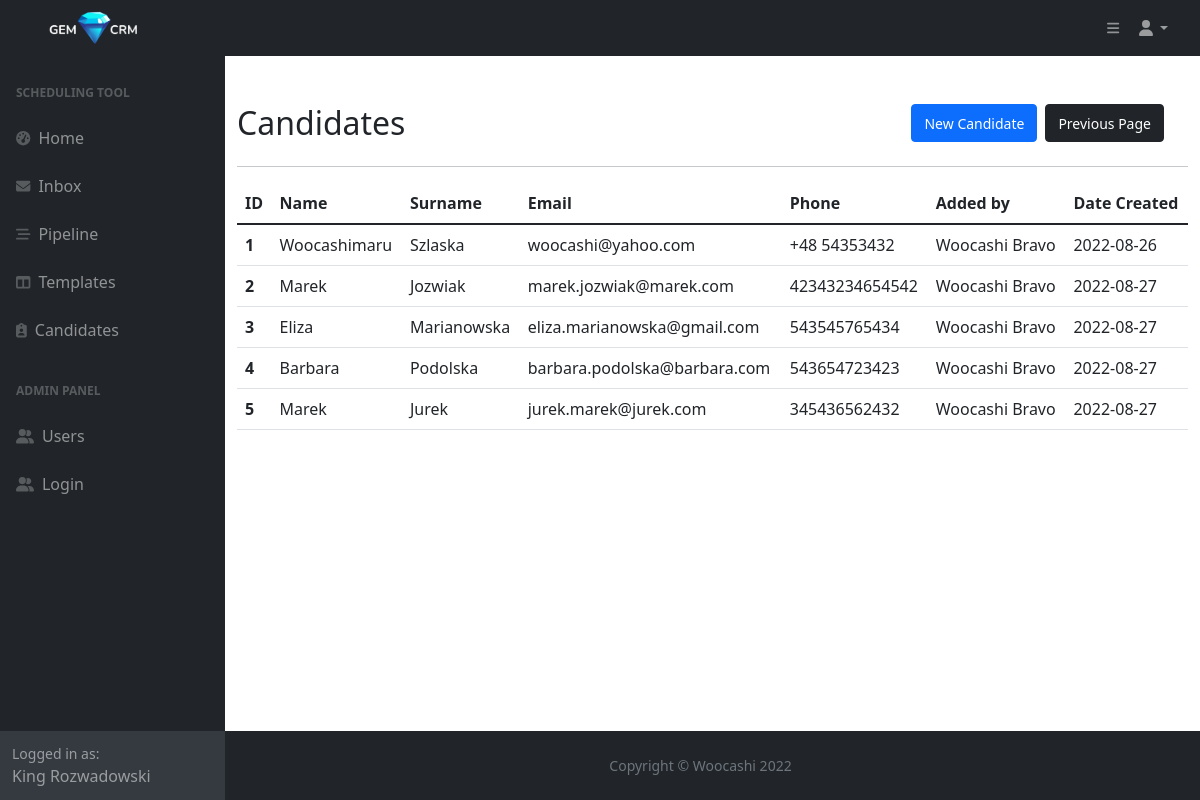
The page /candidates (signed in) on the database its author committed.
### main.py (models this page shows)
class User(db.Model, UserMixin, Base):
    __tablename__="users"
    id = db.Column(db.Integer, primary_key=True)
    first_name = db.Column(db.String, nullable=False)
    last_name = db.Column(db.String, nullable=False)
    full_name = db.Column(db.String, nullable=False)
    email = db.Column(db.String, nullable=False, unique=True)
    phone = db.Column(db.String, nullable=False)
    type = db.Column(db.String, nullable=False)
    password = db.Column(db.String, nullable=False)
    templates = relationship("Template", back_populates="created_by")
    candidates = relationship("Candidate", back_populates="created_by")
    tasks_sent = relationship("Task", primaryjoin="User.id==Task.sender_id", back_populates="from_user")
    tasks_received = relationship("Task", primaryjoin="User.id==Task.recipient_id", back_populates="to_user")
    tasks_delegated = relationship("Task", primaryjoin="User.id==Task.delegate_id", back_populates="delegated_by")
    message = relationship("Message", primaryjoin="Message.user_id==User.id", back_populates="user")

class Candidate(db.Model, Base):
    __tablename__="candidates"
    id = db.Column(db.Integer, primary_key=True)
    first_name = db.Column(db.String, nullable=False)
    last_name = db.Column(db.String, nullable=False)
    full_name = db.Column(db.String, nullable=False)
    email = db.Column(db.String, nullable=False, unique=True)
    phone = db.Column(db.String, nullable=False)
    cv = db.Column(db.String, nullable=True)
    owner_id = Column(Integer, ForeignKey('users.id'))
    created_by = relationship("User", back_populates="candidates")
    created_date = db.Column(db.Date, nullable=False)
    tasks = relationship("Task", back_populates="candidate")
    message = relationship("Message", primaryjoin="Message.candidate_id==Candidate.id", back_populates="candidate")

### main.py (the view)
@app.route('/candidates')
@login_required
def candidates():
    candidates = db.session.query(Candidate).all()
    return render_template('candidates.html', candidates=candidates, current_user=current_user)

### main.py (called while the page is built)
@login_manager.user_loader
def load_user(user_id):
    try:
        return User.query.get(user_id)
    except:
        return None

### templates/candidates.html
{% import "bootstrap/wtf.html" as wtf %}
{% include 'header.html' %}
	<main>
		<div class="container mt-4">
			<div class="row d-flex align-items-center">
				<div class="row d-flex justify-content-between">
					<div class="col">
						<h2 class="mt-4">Candidates</h2>
					</div>
					<div class="col d-flex justify-content-end mt-4">
						<span><a class="btn btn-primary ms-2" href="{{url_for('candidates_new', form=form)}}"><small>New Candidate</small></a></span>
						<span><a class="btn btn-dark ms-2" href="javascript:history.back()"><small>Previous Page</small></a></span>
					</div>
				</div>
			</div>
			<hr>
			{% if candidates|length == 0 %}
			<p>There are no candidates registered in this CRM environment</p>
			{% else %}
			<table class="table">
				  <thead>
				    <tr>
				      <th scope="col">ID</th>
				      <th scope="col">Name</th>
				      <th scope="col">Surname</th>
				      <th scope="col">Email</th>
					    <th scope="col">Phone</th>
					    <th scope="col">Added by</th>
					    <th scope="col">Date Created</th>
				    </tr>
				  </thead>
				  <tbody>
				  {% for candidate in candidates %}
				    <tr>
				      <th scope="row">{{candidate.id}}</th>
				      <td>{{candidate.first_name}}</td>
				      <td>{{candidate.last_name}}</td>
				      <td>{{candidate.email}}</td>
					    <td>{{candidate.phone}}</td>
					    <td>{{candidate.created_by.full_name}}</td>
					    <td>{{candidate.created_date}}</td>
				    </tr>
				  {% endfor %}
				  </tbody>
				</table>
			{% endif %}
		</div>
	</main>
{% include 'footer.html' %}

### templates/header.html (shortened to what this page needs)
<!DOCTYPE html>
<html lang="en">
    <head>
        <link href="https://cdn.jsdelivr.net/npm/simple-datatables@latest/dist/style.css" rel="stylesheet" />
        <link href="{{ url_for('static', filename='css/styles.css') }}" rel="stylesheet" />
    </head>
    <body class="sb-nav-fixed">
        <nav class="sb-topnav d-flex justify-content-between navbar navbar-expand navbar-dark bg-dark">
                <a class="navbar-brand ps-3" href="{{ url_for('home') }}"><img class="img-fluid gem-logo" src="{{url_for('static', filename='assets/img/logo-white.png')}}" alt="logo"></a>
                 <div class="d-flex">
                <button class="btn btn-link btn-sm order-1 order-lg-0 me-4 me-lg-0" id="sidebarToggle" ><i class="fas fa-bars"></i></button>
            <ul class="navbar-nav ms-auto ms-md-0 me-3 me-lg-4">
                <li class="nav-item dropdown">
                    <a class="nav-link dropdown-toggle" id="navbarDropdown" href="#" role="button" data-bs-toggle="dropdown" aria-expanded="false"><i class="fas fa-user fa-fw"></i></a>
                </li>
            </ul>
                </div>
        </nav>
        <div id="layoutSidenav">
            <div id="layoutSidenav_nav">
                <nav class="sb-sidenav accordion sb-sidenav-dark" id="sidenavAccordion">
                    <div class="sb-sidenav-menu">
                        <div class="nav">
                            <div class="sb-sidenav-menu-heading">Scheduling tool</div>
                            <a class="nav-link" href={{url_for('home')}}>
                                <div class="sb-nav-link-icon"><i class="fas fa-tachometer-alt"></i></div>
                                Home
                            <a class="nav-link" href="{{url_for('inbox')}}">
                                <div class="sb-nav-link-icon"><i class="fa-solid fa-envelope"></i></div>
                                Inbox
                            </a>
                            <a class="nav-link" href={{url_for('pipeline')}}>
                                <div class="sb-nav-link-icon"><i class="fa-solid fa-bars-staggered"></i></div>
                                Pipeline
                            </a>
                            <a class="nav-link" href={{url_for('templates')}}>
                                <div class="sb-nav-link-icon"><i class="fas fa-columns"></i></div>
                                Templates
                            </a>
                            <a class="nav-link" href={{url_for('candidates')}}>
                                <div class="sb-nav-link-icon me-2"><i class="fa-solid fa-clipboard-user"></i></div>
                                Candidates
                            </a>
                            <div class="sb-sidenav-menu-heading">ADMIN PANEL</div>
                            <a class="nav-link" href="{{url_for('users')}}">
                                <div class="sb-nav-link-icon"><i class="fa-solid fa-user-group"></i></div>
                                Users
                            </a>
                            <a class="nav-link" href="{{url_for('login')}}">
                                <div class="sb-nav-link-icon"><i class="fa-solid fa-user-group"></i></div>
                                Login
                            </a>
                        </div>
                    </div>
                    {% if current_user %}
                    <div class="sb-sidenav-footer">
                        <div class="small">Logged in as:</div>
                        {{current_user.first_name}} {{current_user.last_name}}
                    </div>
                    {% endif %}
                </nav>
            </div>
            <div id="layoutSidenav_content">

### rows shown on the page
User: first_name "King", last_name "Rozwadowski"
Candidate: id "1", first_name "Woocashimaru", last_name "Szlaska", email "woocashi@yahoo.com", phone "+48 54353432", created_by.full_name "Woocashi Bravo", created_date "2022-08-26"
Candidate: id "2", first_name "Marek", last_name "Jozwiak", email "marek.jozwiak@marek.com", phone "42343234654542", created_by.full_name "Woocashi Bravo", created_date "2022-08-27"
Candidate: id "3", first_name "Eliza", last_name "Marianowska", email "eliza.marianowska@gmail.com", phone "543545765434", created_by.full_name "Woocashi Bravo", created_date "2022-08-27"
Candidate: id "4", first_name "Barbara", last_name "Podolska", email "barbara.podolska@barbara.com", phone "543654723423", created_by.full_name "Woocashi Bravo", created_date "2022-08-27"
Candidate: id "5", first_name "Marek", last_name "Jurek", email "jurek.marek@jurek.com", phone "345436562432", created_by.full_name "Woocashi Bravo", created_date "2022-08-27"
